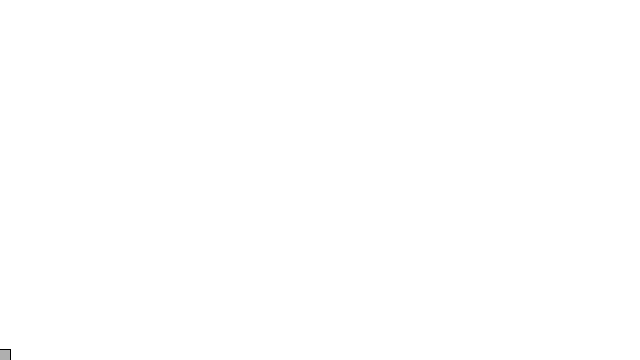
Frame 1 (no input)
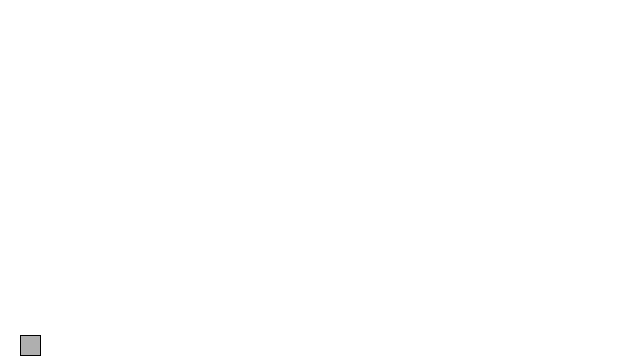
Frame 60 (the mouse pressed at the canvas centre just before this capture)
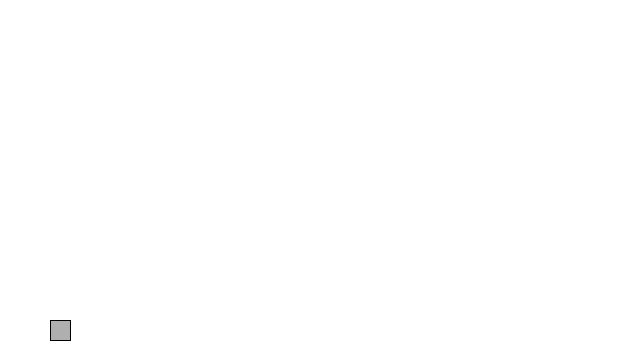
Frame 120 (the mouse held since frame 60 and released just before this capture)

The Processing sketch that drew these frames (run headless with seeded random() and noise(); from frame 60 on, the mouse is pressed at the canvas centre):

// Processing sketch: Exercise_3_5
// ── Exercise_3_5.pde
SpaceShip ship;

void setup() {
    size(640, 360);
    ship = new SpaceShip(new PVector(0, height), 0.5);
}

void draw() {
    background(255);
    ship.update();
    ship.draw();
}

void keyPressed() {
    
    if (key == CODED) {
        if (keyCode == RIGHT) {
            ship.rotateClockwise();
        }
        else if (keyCode == LEFT) {
            ship.rotateAntiClockwise();
        }
    }

    else if ((key == 'Z') || (key == 'z')) {
        PVector velocity = ship.getVelocity();
        velocity.normalize();
        PVector thrust = velocity.mult(1.5);
        ship.applyForce(thrust);
    }
    
}
// ── spaceShip.pde
class SpaceShip {

    PVector location;
    PVector acceleration;
    PVector velocity;

    double mass;
    float angle;

    public SpaceShip(PVector location_, double mass_) {
        this.location = location_;
        this.acceleration = new PVector (0, 0);
        this.velocity = new PVector(0.5, -0.25);
        this.mass = mass_;
        angle = 0.0;
    }

    public void applyForce(PVector force) {
        PVector copyForce = PVector.mult(force, 1);
        copyForce.div((float) mass); //resultant acceleration
        acceleration.add(copyForce);
    }

    public void update() {
        velocity.add(acceleration);
        location.add(velocity);

        acceleration.mult(0);

    }

    public void draw() {

        fill(175);
        pushMatrix();
        translate(location.x, location.y);
        rectMode(CENTER);
        rotate(angle);
        rect(0, 0, 20, 20);
        popMatrix();

    }

    public double getMass() {
        return mass;
    }

    public PVector getVelocity() {
        return velocity;
    }

    public void rotateClockwise() {
        angle += 0.1;
        velocity.rotate(angle);
    }

    public void rotateAntiClockwise() {
        angle -= 0.1;
        velocity.rotate(angle);
    }

}
